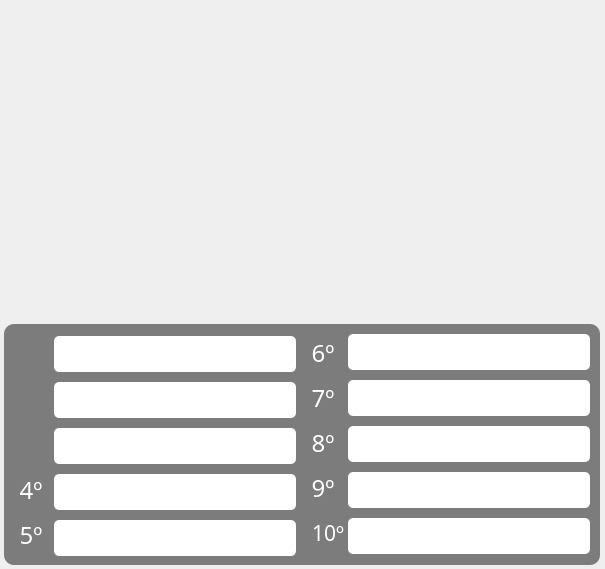
<?xml version="1.0" encoding="UTF-8"?>
<ui version="4.0">
 <class>JanelaTop10</class>
 <widget class="QMainWindow" name="JanelaTop10">
  <property name="geometry">
   <rect>
    <x>0</x>
    <y>0</y>
    <width>605</width>
    <height>569</height>
   </rect>
  </property>
  <property name="minimumSize">
   <size>
    <width>434</width>
    <height>569</height>
   </size>
  </property>
  <property name="maximumSize">
   <size>
    <width>800</width>
    <height>569</height>
   </size>
  </property>
  <property name="windowTitle">
   <string>Sorteador 1.0 - TOP 10</string>
  </property>
  <widget class="QWidget" name="centralwidget">
   <widget class="QLabel" name="label">
    <property name="geometry">
     <rect>
      <x>0</x>
      <y>0</y>
      <width>605</width>
      <height>569</height>
     </rect>
    </property>
    <property name="minimumSize">
     <size>
      <width>605</width>
      <height>569</height>
     </size>
    </property>
    <property name="maximumSize">
     <size>
      <width>605</width>
      <height>569</height>
     </size>
    </property>
    <property name="text">
     <string/>
    </property>
    <property name="pixmap">
     <pixmap>top10tela.png</pixmap>
    </property>
    <property name="scaledContents">
     <bool>true</bool>
    </property>
   </widget>
   <widget class="QLabel" name="label_2">
    <property name="geometry">
     <rect>
      <x>20</x>
      <y>210</y>
      <width>70</width>
      <height>83</height>
     </rect>
    </property>
    <property name="text">
     <string/>
    </property>
    <property name="pixmap">
     <pixmap>sorteio.png</pixmap>
    </property>
    <property name="scaledContents">
     <bool>true</bool>
    </property>
   </widget>
   <widget class="QLabel" name="label_3">
    <property name="geometry">
     <rect>
      <x>520</x>
      <y>210</y>
      <width>70</width>
      <height>83</height>
     </rect>
    </property>
    <property name="text">
     <string/>
    </property>
    <property name="pixmap">
     <pixmap>sorteio.png</pixmap>
    </property>
    <property name="scaledContents">
     <bool>true</bool>
    </property>
   </widget>
   <widget class="QFrame" name="frame">
    <property name="enabled">
     <bool>true</bool>
    </property>
    <property name="geometry">
     <rect>
      <x>4</x>
      <y>324</y>
      <width>596</width>
      <height>241</height>
     </rect>
    </property>
    <property name="minimumSize">
     <size>
      <width>425</width>
      <height>241</height>
     </size>
    </property>
    <property name="maximumSize">
     <size>
      <width>596</width>
      <height>241</height>
     </size>
    </property>
    <property name="styleSheet">
     <string notr="true">background-color: rgba(44, 44, 44, 150);
border-radius: 10px;</string>
    </property>
    <property name="frameShape">
     <enum>QFrame::StyledPanel</enum>
    </property>
    <property name="frameShadow">
     <enum>QFrame::Raised</enum>
    </property>
    <layout class="QHBoxLayout" name="horizontalLayout">
     <property name="spacing">
      <number>3</number>
     </property>
     <property name="leftMargin">
      <number>3</number>
     </property>
     <property name="topMargin">
      <number>3</number>
     </property>
     <property name="rightMargin">
      <number>10</number>
     </property>
     <property name="bottomMargin">
      <number>3</number>
     </property>
     <item>
      <widget class="QFrame" name="frame_7">
       <property name="styleSheet">
        <string notr="true">background-color: rgba(255, 255, 255, 0);</string>
       </property>
       <property name="frameShape">
        <enum>QFrame::StyledPanel</enum>
       </property>
       <property name="frameShadow">
        <enum>QFrame::Raised</enum>
       </property>
       <layout class="QHBoxLayout" name="horizontalLayout_3">
        <item>
         <widget class="QFrame" name="frame_3">
          <property name="minimumSize">
           <size>
            <width>32</width>
            <height>220</height>
           </size>
          </property>
          <property name="maximumSize">
           <size>
            <width>32</width>
            <height>220</height>
           </size>
          </property>
          <property name="styleSheet">
           <string notr="true">background-color: rgba(255, 255, 255, 0);</string>
          </property>
          <property name="frameShape">
           <enum>QFrame::StyledPanel</enum>
          </property>
          <property name="frameShadow">
           <enum>QFrame::Raised</enum>
          </property>
          <layout class="QVBoxLayout" name="verticalLayout_2">
           <property name="spacing">
            <number>10</number>
           </property>
           <property name="leftMargin">
            <number>0</number>
           </property>
           <property name="topMargin">
            <number>0</number>
           </property>
           <property name="rightMargin">
            <number>0</number>
           </property>
           <property name="bottomMargin">
            <number>0</number>
           </property>
           <item>
            <widget class="QLabel" name="label_4">
             <property name="maximumSize">
              <size>
               <width>30</width>
               <height>32</height>
              </size>
             </property>
             <property name="text">
              <string/>
             </property>
             <property name="pixmap">
              <pixmap>1st - ouro.png</pixmap>
             </property>
             <property name="scaledContents">
              <bool>true</bool>
             </property>
            </widget>
           </item>
           <item>
            <widget class="QLabel" name="label_6">
             <property name="maximumSize">
              <size>
               <width>30</width>
               <height>32</height>
              </size>
             </property>
             <property name="text">
              <string/>
             </property>
             <property name="pixmap">
              <pixmap>2st - prata.png</pixmap>
             </property>
             <property name="scaledContents">
              <bool>true</bool>
             </property>
            </widget>
           </item>
           <item>
            <widget class="QLabel" name="label_5">
             <property name="maximumSize">
              <size>
               <width>30</width>
               <height>32</height>
              </size>
             </property>
             <property name="text">
              <string/>
             </property>
             <property name="pixmap">
              <pixmap>3st - bronze.png</pixmap>
             </property>
             <property name="scaledContents">
              <bool>true</bool>
             </property>
            </widget>
           </item>
           <item>
            <widget class="QLabel" name="label_7">
             <property name="maximumSize">
              <size>
               <width>30</width>
               <height>32</height>
              </size>
             </property>
             <property name="font">
              <font>
               <family>Arial Black</family>
               <pointsize>18</pointsize>
               <weight>50</weight>
               <bold>false</bold>
              </font>
             </property>
             <property name="styleSheet">
              <string notr="true">color: white;</string>
             </property>
             <property name="text">
              <string>4º</string>
             </property>
             <property name="scaledContents">
              <bool>true</bool>
             </property>
             <property name="alignment">
              <set>Qt::AlignCenter</set>
             </property>
            </widget>
           </item>
           <item>
            <widget class="QLabel" name="label_8">
             <property name="maximumSize">
              <size>
               <width>30</width>
               <height>32</height>
              </size>
             </property>
             <property name="font">
              <font>
               <family>Arial Black</family>
               <pointsize>18</pointsize>
              </font>
             </property>
             <property name="styleSheet">
              <string notr="true">color: white;</string>
             </property>
             <property name="text">
              <string>5º</string>
             </property>
             <property name="scaledContents">
              <bool>true</bool>
             </property>
             <property name="alignment">
              <set>Qt::AlignCenter</set>
             </property>
            </widget>
           </item>
          </layout>
         </widget>
        </item>
        <item>
         <widget class="QFrame" name="frame_2">
          <property name="minimumSize">
           <size>
            <width>153</width>
            <height>221</height>
           </size>
          </property>
          <property name="maximumSize">
           <size>
            <width>400</width>
            <height>221</height>
           </size>
          </property>
          <property name="styleSheet">
           <string notr="true">background-color: rgba(255, 255, 255, 0);</string>
          </property>
          <property name="frameShape">
           <enum>QFrame::StyledPanel</enum>
          </property>
          <property name="frameShadow">
           <enum>QFrame::Raised</enum>
          </property>
          <layout class="QVBoxLayout" name="verticalLayout">
           <property name="spacing">
            <number>10</number>
           </property>
           <property name="leftMargin">
            <number>0</number>
           </property>
           <property name="topMargin">
            <number>0</number>
           </property>
           <property name="rightMargin">
            <number>0</number>
           </property>
           <property name="bottomMargin">
            <number>0</number>
           </property>
           <item>
            <widget class="QLabel" name="label_9">
             <property name="minimumSize">
              <size>
               <width>242</width>
               <height>36</height>
              </size>
             </property>
             <property name="maximumSize">
              <size>
               <width>242</width>
               <height>36</height>
              </size>
             </property>
             <property name="font">
              <font>
               <family>Arial</family>
               <pointsize>15</pointsize>
               <weight>75</weight>
               <bold>true</bold>
              </font>
             </property>
             <property name="styleSheet">
              <string notr="true">background-color: rgb(255, 255, 255);
padding: 5px;
border-radius: 5px;</string>
             </property>
             <property name="text">
              <string/>
             </property>
             <property name="scaledContents">
              <bool>false</bool>
             </property>
             <property name="margin">
              <number>0</number>
             </property>
             <property name="indent">
              <number>0</number>
             </property>
            </widget>
           </item>
           <item>
            <widget class="QLabel" name="label_10">
             <property name="minimumSize">
              <size>
               <width>242</width>
               <height>36</height>
              </size>
             </property>
             <property name="maximumSize">
              <size>
               <width>242</width>
               <height>36</height>
              </size>
             </property>
             <property name="font">
              <font>
               <family>Arial</family>
               <pointsize>15</pointsize>
               <weight>75</weight>
               <bold>true</bold>
              </font>
             </property>
             <property name="styleSheet">
              <string notr="true">background-color: rgb(255, 255, 255);
padding: 5px;
border-radius: 5px;</string>
             </property>
             <property name="text">
              <string/>
             </property>
             <property name="scaledContents">
              <bool>false</bool>
             </property>
             <property name="margin">
              <number>0</number>
             </property>
             <property name="indent">
              <number>0</number>
             </property>
            </widget>
           </item>
           <item>
            <widget class="QLabel" name="label_11">
             <property name="minimumSize">
              <size>
               <width>242</width>
               <height>36</height>
              </size>
             </property>
             <property name="maximumSize">
              <size>
               <width>242</width>
               <height>36</height>
              </size>
             </property>
             <property name="font">
              <font>
               <family>Arial</family>
               <pointsize>15</pointsize>
               <weight>75</weight>
               <bold>true</bold>
              </font>
             </property>
             <property name="styleSheet">
              <string notr="true">background-color: rgb(255, 255, 255);
padding: 5px;
border-radius: 5px;</string>
             </property>
             <property name="text">
              <string/>
             </property>
             <property name="scaledContents">
              <bool>false</bool>
             </property>
             <property name="margin">
              <number>0</number>
             </property>
             <property name="indent">
              <number>0</number>
             </property>
            </widget>
           </item>
           <item>
            <widget class="QLabel" name="label_12">
             <property name="minimumSize">
              <size>
               <width>242</width>
               <height>36</height>
              </size>
             </property>
             <property name="maximumSize">
              <size>
               <width>242</width>
               <height>36</height>
              </size>
             </property>
             <property name="font">
              <font>
               <family>Arial</family>
               <pointsize>15</pointsize>
               <weight>75</weight>
               <bold>true</bold>
              </font>
             </property>
             <property name="styleSheet">
              <string notr="true">background-color: rgb(255, 255, 255);
padding: 5px;
border-radius: 5px;</string>
             </property>
             <property name="text">
              <string/>
             </property>
             <property name="scaledContents">
              <bool>false</bool>
             </property>
             <property name="margin">
              <number>0</number>
             </property>
             <property name="indent">
              <number>0</number>
             </property>
            </widget>
           </item>
           <item>
            <widget class="QLabel" name="label_13">
             <property name="minimumSize">
              <size>
               <width>242</width>
               <height>36</height>
              </size>
             </property>
             <property name="maximumSize">
              <size>
               <width>242</width>
               <height>36</height>
              </size>
             </property>
             <property name="font">
              <font>
               <family>Arial</family>
               <pointsize>15</pointsize>
               <weight>75</weight>
               <bold>true</bold>
              </font>
             </property>
             <property name="styleSheet">
              <string notr="true">background-color: rgb(255, 255, 255);
padding: 5px;
border-radius: 5px;</string>
             </property>
             <property name="text">
              <string/>
             </property>
             <property name="scaledContents">
              <bool>false</bool>
             </property>
             <property name="margin">
              <number>0</number>
             </property>
             <property name="indent">
              <number>0</number>
             </property>
            </widget>
           </item>
          </layout>
         </widget>
        </item>
       </layout>
      </widget>
     </item>
     <item>
      <widget class="QFrame" name="frame_6">
       <property name="styleSheet">
        <string notr="true">background-color: rgba(255, 255, 255, 0);</string>
       </property>
       <property name="frameShape">
        <enum>QFrame::StyledPanel</enum>
       </property>
       <property name="frameShadow">
        <enum>QFrame::Raised</enum>
       </property>
       <layout class="QHBoxLayout" name="horizontalLayout_2">
        <property name="spacing">
         <number>0</number>
        </property>
        <property name="leftMargin">
         <number>0</number>
        </property>
        <property name="topMargin">
         <number>0</number>
        </property>
        <property name="rightMargin">
         <number>0</number>
        </property>
        <property name="bottomMargin">
         <number>0</number>
        </property>
        <item>
         <widget class="QFrame" name="frame_5">
          <property name="minimumSize">
           <size>
            <width>40</width>
            <height>220</height>
           </size>
          </property>
          <property name="maximumSize">
           <size>
            <width>32</width>
            <height>220</height>
           </size>
          </property>
          <property name="styleSheet">
           <string notr="true">background-color: rgba(255, 255, 255, 0);</string>
          </property>
          <property name="frameShape">
           <enum>QFrame::StyledPanel</enum>
          </property>
          <property name="frameShadow">
           <enum>QFrame::Raised</enum>
          </property>
          <layout class="QVBoxLayout" name="verticalLayout_3">
           <property name="spacing">
            <number>10</number>
           </property>
           <property name="leftMargin">
            <number>0</number>
           </property>
           <property name="topMargin">
            <number>0</number>
           </property>
           <property name="rightMargin">
            <number>0</number>
           </property>
           <property name="bottomMargin">
            <number>0</number>
           </property>
           <item>
            <widget class="QLabel" name="label_14">
             <property name="maximumSize">
              <size>
               <width>30</width>
               <height>32</height>
              </size>
             </property>
             <property name="font">
              <font>
               <family>Arial Black</family>
               <pointsize>18</pointsize>
               <weight>50</weight>
               <bold>false</bold>
              </font>
             </property>
             <property name="styleSheet">
              <string notr="true">color: white;</string>
             </property>
             <property name="text">
              <string>6º</string>
             </property>
             <property name="scaledContents">
              <bool>true</bool>
             </property>
             <property name="alignment">
              <set>Qt::AlignCenter</set>
             </property>
            </widget>
           </item>
           <item>
            <widget class="QLabel" name="label_15">
             <property name="maximumSize">
              <size>
               <width>30</width>
               <height>32</height>
              </size>
             </property>
             <property name="font">
              <font>
               <family>Arial Black</family>
               <pointsize>18</pointsize>
               <weight>50</weight>
               <bold>false</bold>
              </font>
             </property>
             <property name="styleSheet">
              <string notr="true">color: white;</string>
             </property>
             <property name="text">
              <string>7º</string>
             </property>
             <property name="scaledContents">
              <bool>true</bool>
             </property>
             <property name="alignment">
              <set>Qt::AlignCenter</set>
             </property>
            </widget>
           </item>
           <item>
            <widget class="QLabel" name="label_16">
             <property name="maximumSize">
              <size>
               <width>30</width>
               <height>32</height>
              </size>
             </property>
             <property name="font">
              <font>
               <family>Arial Black</family>
               <pointsize>18</pointsize>
               <weight>50</weight>
               <bold>false</bold>
              </font>
             </property>
             <property name="styleSheet">
              <string notr="true">color: white;</string>
             </property>
             <property name="text">
              <string>8º</string>
             </property>
             <property name="scaledContents">
              <bool>true</bool>
             </property>
             <property name="alignment">
              <set>Qt::AlignCenter</set>
             </property>
            </widget>
           </item>
           <item>
            <widget class="QLabel" name="label_17">
             <property name="maximumSize">
              <size>
               <width>30</width>
               <height>32</height>
              </size>
             </property>
             <property name="font">
              <font>
               <family>Arial Black</family>
               <pointsize>18</pointsize>
               <weight>50</weight>
               <bold>false</bold>
              </font>
             </property>
             <property name="styleSheet">
              <string notr="true">color: white;</string>
             </property>
             <property name="text">
              <string>9º</string>
             </property>
             <property name="scaledContents">
              <bool>true</bool>
             </property>
             <property name="alignment">
              <set>Qt::AlignCenter</set>
             </property>
            </widget>
           </item>
           <item>
            <widget class="QLabel" name="label_18">
             <property name="minimumSize">
              <size>
               <width>40</width>
               <height>0</height>
              </size>
             </property>
             <property name="maximumSize">
              <size>
               <width>34</width>
               <height>32</height>
              </size>
             </property>
             <property name="font">
              <font>
               <family>Arial Black</family>
               <pointsize>16</pointsize>
               <weight>50</weight>
               <bold>false</bold>
              </font>
             </property>
             <property name="styleSheet">
              <string notr="true">color: white;</string>
             </property>
             <property name="text">
              <string>10º</string>
             </property>
             <property name="scaledContents">
              <bool>true</bool>
             </property>
             <property name="alignment">
              <set>Qt::AlignCenter</set>
             </property>
            </widget>
           </item>
          </layout>
         </widget>
        </item>
        <item>
         <widget class="QFrame" name="frame_4">
          <property name="minimumSize">
           <size>
            <width>153</width>
            <height>221</height>
           </size>
          </property>
          <property name="maximumSize">
           <size>
            <width>400</width>
            <height>221</height>
           </size>
          </property>
          <property name="frameShape">
           <enum>QFrame::StyledPanel</enum>
          </property>
          <property name="frameShadow">
           <enum>QFrame::Raised</enum>
          </property>
          <layout class="QVBoxLayout" name="verticalLayout_4">
           <property name="spacing">
            <number>10</number>
           </property>
           <property name="leftMargin">
            <number>0</number>
           </property>
           <property name="topMargin">
            <number>0</number>
           </property>
           <property name="rightMargin">
            <number>0</number>
           </property>
           <property name="bottomMargin">
            <number>0</number>
           </property>
           <item>
            <widget class="QLabel" name="label_19">
             <property name="minimumSize">
              <size>
               <width>242</width>
               <height>36</height>
              </size>
             </property>
             <property name="maximumSize">
              <size>
               <width>242</width>
               <height>36</height>
              </size>
             </property>
             <property name="font">
              <font>
               <family>Arial</family>
               <pointsize>15</pointsize>
               <weight>75</weight>
               <bold>true</bold>
              </font>
             </property>
             <property name="styleSheet">
              <string notr="true">background-color: rgb(255, 255, 255);
padding: 5px;
border-radius: 5px;</string>
             </property>
             <property name="text">
              <string/>
             </property>
             <property name="scaledContents">
              <bool>false</bool>
             </property>
             <property name="margin">
              <number>0</number>
             </property>
             <property name="indent">
              <number>0</number>
             </property>
            </widget>
           </item>
           <item>
            <widget class="QLabel" name="label_20">
             <property name="minimumSize">
              <size>
               <width>242</width>
               <height>36</height>
              </size>
             </property>
             <property name="maximumSize">
              <size>
               <width>242</width>
               <height>36</height>
              </size>
             </property>
             <property name="font">
              <font>
               <family>Arial</family>
               <pointsize>15</pointsize>
               <weight>75</weight>
               <bold>true</bold>
              </font>
             </property>
             <property name="styleSheet">
              <string notr="true">background-color: rgb(255, 255, 255);
padding: 5px;
border-radius: 5px;</string>
             </property>
             <property name="text">
              <string/>
             </property>
             <property name="scaledContents">
              <bool>false</bool>
             </property>
             <property name="margin">
              <number>0</number>
             </property>
             <property name="indent">
              <number>0</number>
             </property>
            </widget>
           </item>
           <item>
            <widget class="QLabel" name="label_23">
             <property name="minimumSize">
              <size>
               <width>242</width>
               <height>36</height>
              </size>
             </property>
             <property name="maximumSize">
              <size>
               <width>242</width>
               <height>36</height>
              </size>
             </property>
             <property name="font">
              <font>
               <family>Arial</family>
               <pointsize>15</pointsize>
               <weight>75</weight>
               <bold>true</bold>
              </font>
             </property>
             <property name="styleSheet">
              <string notr="true">background-color: rgb(255, 255, 255);
padding: 5px;
border-radius: 5px;</string>
             </property>
             <property name="text">
              <string/>
             </property>
             <property name="scaledContents">
              <bool>false</bool>
             </property>
             <property name="margin">
              <number>0</number>
             </property>
             <property name="indent">
              <number>0</number>
             </property>
            </widget>
           </item>
           <item>
            <widget class="QLabel" name="label_21">
             <property name="minimumSize">
              <size>
               <width>242</width>
               <height>36</height>
              </size>
             </property>
             <property name="maximumSize">
              <size>
               <width>242</width>
               <height>36</height>
              </size>
             </property>
             <property name="font">
              <font>
               <family>Arial</family>
               <pointsize>15</pointsize>
               <weight>75</weight>
               <bold>true</bold>
              </font>
             </property>
             <property name="styleSheet">
              <string notr="true">background-color: rgb(255, 255, 255);
padding: 5px;
border-radius: 5px;</string>
             </property>
             <property name="text">
              <string/>
             </property>
             <property name="scaledContents">
              <bool>false</bool>
             </property>
             <property name="margin">
              <number>0</number>
             </property>
             <property name="indent">
              <number>0</number>
             </property>
            </widget>
           </item>
           <item>
            <widget class="QLabel" name="label_22">
             <property name="minimumSize">
              <size>
               <width>242</width>
               <height>36</height>
              </size>
             </property>
             <property name="maximumSize">
              <size>
               <width>242</width>
               <height>36</height>
              </size>
             </property>
             <property name="font">
              <font>
               <family>Arial</family>
               <pointsize>15</pointsize>
               <weight>75</weight>
               <bold>true</bold>
              </font>
             </property>
             <property name="styleSheet">
              <string notr="true">background-color: rgb(255, 255, 255);
padding: 5px;
border-radius: 5px;</string>
             </property>
             <property name="text">
              <string/>
             </property>
             <property name="scaledContents">
              <bool>false</bool>
             </property>
             <property name="margin">
              <number>0</number>
             </property>
             <property name="indent">
              <number>0</number>
             </property>
            </widget>
           </item>
          </layout>
         </widget>
        </item>
       </layout>
      </widget>
     </item>
    </layout>
   </widget>
  </widget>
 </widget>
 <resources/>
 <connections/>
</ui>
